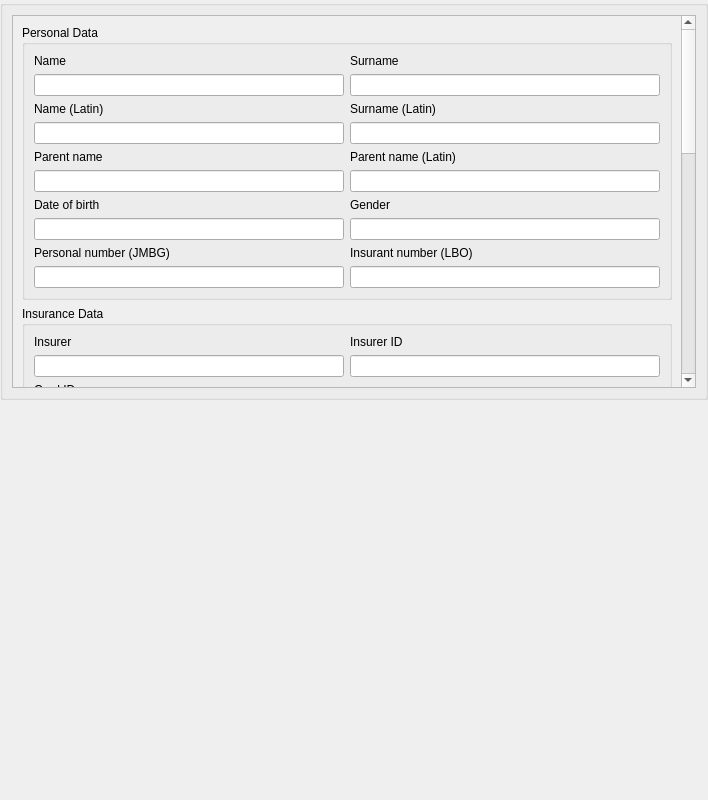
<?xml version="1.0" encoding="UTF-8"?>
<ui version="4.0">
 <class>Health</class>
 <widget class="QWidget" name="Health">
  <property name="geometry">
   <rect>
    <x>0</x>
    <y>0</y>
    <width>708</width>
    <height>800</height>
   </rect>
  </property>
  <property name="windowTitle">
   <string>Form</string>
  </property>
  <layout class="QVBoxLayout" name="verticalLayout">
   <property name="leftMargin"><number>0</number></property>
   <property name="topMargin"><number>0</number></property>
   <property name="rightMargin"><number>0</number></property>
   <property name="bottomMargin"><number>0</number></property>
   <item>
    <widget class="CollapsibleSection" name="healthCardSection">
     <property name="sizePolicy">
      <sizepolicy hsizetype="Preferred" vsizetype="Expanding">
       <horstretch>0</horstretch>
       <verstretch>0</verstretch>
      </sizepolicy>
     </property>
     <layout class="QVBoxLayout" name="verticalLayout_main">
      <item>
       <widget class="QScrollArea" name="scrollArea">
        <property name="widgetResizable">
         <bool>true</bool>
        </property>
        <widget class="QWidget" name="scrollAreaWidgetContents">
         <layout class="QVBoxLayout" name="scrollLayout">
          <!-- Personal Data Section -->
          <item>
           <widget class="CollapsibleSection" name="personalSection">
            <property name="title">
             <string>Personal Data</string>
            </property>
            <layout class="QVBoxLayout" name="personalLayout">
             <item>
              <layout class="QHBoxLayout" name="nameRow">
               <item>
                <layout class="QVBoxLayout" name="givenNameCol">
                 <item>
                  <widget class="QLabel" name="givenNameLabel">
                   <property name="text">
                    <string>Name</string>
                   </property>
                  </widget>
                 </item>
                 <item>
                  <widget class="QLineEdit" name="givenNameLineEdit">
                   <property name="readOnly">
                    <bool>true</bool>
                   </property>
                  </widget>
                 </item>
                </layout>
               </item>
               <item>
                <layout class="QVBoxLayout" name="familyNameCol">
                 <item>
                  <widget class="QLabel" name="familyNameLabel">
                   <property name="text">
                    <string>Surname</string>
                   </property>
                  </widget>
                 </item>
                 <item>
                  <widget class="QLineEdit" name="familyNameLineEdit">
                   <property name="readOnly">
                    <bool>true</bool>
                   </property>
                  </widget>
                 </item>
                </layout>
               </item>
              </layout>
             </item>
             <item>
              <layout class="QHBoxLayout" name="nameLatRow">
               <item>
                <layout class="QVBoxLayout" name="givenNameLatCol">
                 <item>
                  <widget class="QLabel" name="givenNameLatLabel">
                   <property name="text">
                    <string>Name (Latin)</string>
                   </property>
                  </widget>
                 </item>
                 <item>
                  <widget class="QLineEdit" name="givenNameLatLineEdit">
                   <property name="readOnly">
                    <bool>true</bool>
                   </property>
                  </widget>
                 </item>
                </layout>
               </item>
               <item>
                <layout class="QVBoxLayout" name="familyNameLatCol">
                 <item>
                  <widget class="QLabel" name="familyNameLatLabel">
                   <property name="text">
                    <string>Surname (Latin)</string>
                   </property>
                  </widget>
                 </item>
                 <item>
                  <widget class="QLineEdit" name="familyNameLatLineEdit">
                   <property name="readOnly">
                    <bool>true</bool>
                   </property>
                  </widget>
                 </item>
                </layout>
               </item>
              </layout>
             </item>
             <item>
              <layout class="QHBoxLayout" name="parentRow">
               <item>
                <layout class="QVBoxLayout" name="parentNameCol">
                 <item>
                  <widget class="QLabel" name="parentNameLabel">
                   <property name="text">
                    <string>Parent name</string>
                   </property>
                  </widget>
                 </item>
                 <item>
                  <widget class="QLineEdit" name="parentNameLineEdit">
                   <property name="readOnly">
                    <bool>true</bool>
                   </property>
                  </widget>
                 </item>
                </layout>
               </item>
               <item>
                <layout class="QVBoxLayout" name="parentNameLatCol">
                 <item>
                  <widget class="QLabel" name="parentNameLatLabel">
                   <property name="text">
                    <string>Parent name (Latin)</string>
                   </property>
                  </widget>
                 </item>
                 <item>
                  <widget class="QLineEdit" name="parentNameLatLineEdit">
                   <property name="readOnly">
                    <bool>true</bool>
                   </property>
                  </widget>
                 </item>
                </layout>
               </item>
              </layout>
             </item>
             <item>
              <layout class="QHBoxLayout" name="dobGenderRow">
               <item>
                <layout class="QVBoxLayout" name="dobCol">
                 <item>
                  <widget class="QLabel" name="dobLabel">
                   <property name="text">
                    <string>Date of birth</string>
                   </property>
                  </widget>
                 </item>
                 <item>
                  <widget class="QLineEdit" name="dobLineEdit">
                   <property name="readOnly">
                    <bool>true</bool>
                   </property>
                  </widget>
                 </item>
                </layout>
               </item>
               <item>
                <layout class="QVBoxLayout" name="genderCol">
                 <item>
                  <widget class="QLabel" name="genderLabel">
                   <property name="text">
                    <string>Gender</string>
                   </property>
                  </widget>
                 </item>
                 <item>
                  <widget class="QLineEdit" name="genderLineEdit">
                   <property name="readOnly">
                    <bool>true</bool>
                   </property>
                  </widget>
                 </item>
                </layout>
               </item>
              </layout>
             </item>
             <item>
              <layout class="QHBoxLayout" name="jmbgLboRow">
               <item>
                <layout class="QVBoxLayout" name="jmbgCol">
                 <item>
                  <widget class="QLabel" name="jmbgLabel">
                   <property name="text">
                    <string>Personal number (JMBG)</string>
                   </property>
                  </widget>
                 </item>
                 <item>
                  <widget class="QLineEdit" name="jmbgLineEdit">
                   <property name="readOnly">
                    <bool>true</bool>
                   </property>
                  </widget>
                 </item>
                </layout>
               </item>
               <item>
                <layout class="QVBoxLayout" name="lboCol">
                 <item>
                  <widget class="QLabel" name="lboLabel">
                   <property name="text">
                    <string>Insurant number (LBO)</string>
                   </property>
                  </widget>
                 </item>
                 <item>
                  <widget class="QLineEdit" name="lboLineEdit">
                   <property name="readOnly">
                    <bool>true</bool>
                   </property>
                  </widget>
                 </item>
                </layout>
               </item>
              </layout>
             </item>
            </layout>
           </widget>
          </item>
          <!-- Insurance Data Section -->
          <item>
           <widget class="CollapsibleSection" name="insuranceSection">
            <property name="title">
             <string>Insurance Data</string>
            </property>
            <layout class="QVBoxLayout" name="insuranceLayout">
             <item>
              <layout class="QHBoxLayout" name="insurerRow">
               <item>
                <layout class="QVBoxLayout" name="insurerNameCol">
                 <item>
                  <widget class="QLabel" name="insurerLabel">
                   <property name="text">
                    <string>Insurer</string>
                   </property>
                  </widget>
                 </item>
                 <item>
                  <widget class="QLineEdit" name="insurerLineEdit">
                   <property name="readOnly">
                    <bool>true</bool>
                   </property>
                  </widget>
                 </item>
                </layout>
               </item>
               <item>
                <layout class="QVBoxLayout" name="insurerIdCol">
                 <item>
                  <widget class="QLabel" name="insurerIdLabel">
                   <property name="text">
                    <string>Insurer ID</string>
                   </property>
                  </widget>
                 </item>
                 <item>
                  <widget class="QLineEdit" name="insurerIdLineEdit">
                   <property name="readOnly">
                    <bool>true</bool>
                   </property>
                  </widget>
                 </item>
                </layout>
               </item>
              </layout>
             </item>
             <item>
              <layout class="QHBoxLayout" name="cardIdRow">
               <item>
                <layout class="QVBoxLayout" name="cardIdCol">
                 <item>
                  <widget class="QLabel" name="cardIdLabel">
                   <property name="text">
                    <string>Card ID</string>
                   </property>
                  </widget>
                 </item>
                 <item>
                  <widget class="QLineEdit" name="cardIdLineEdit">
                   <property name="readOnly">
                    <bool>true</bool>
                   </property>
                  </widget>
                 </item>
                </layout>
               </item>
               <item>
                <spacer name="cardIdSpacer">
                 <property name="orientation">
                  <enum>Qt::Orientation::Horizontal</enum>
                 </property>
                 <property name="sizeHint" stdset="0">
                  <size>
                   <width>40</width>
                   <height>20</height>
                  </size>
                 </property>
                </spacer>
               </item>
              </layout>
             </item>
             <item>
              <layout class="QHBoxLayout" name="issueDatesRow">
               <item>
                <layout class="QVBoxLayout" name="issueDateCol">
                 <item>
                  <widget class="QLabel" name="issueDateLabel">
                   <property name="text">
                    <string>Issue date</string>
                   </property>
                  </widget>
                 </item>
                 <item>
                  <widget class="QLineEdit" name="issueDateLineEdit">
                   <property name="readOnly">
                    <bool>true</bool>
                   </property>
                  </widget>
                 </item>
                </layout>
               </item>
               <item>
                <layout class="QVBoxLayout" name="expiryCol">
                 <item>
                  <widget class="QLabel" name="expiryLabel">
                   <property name="text">
                    <string>Expiry date</string>
                   </property>
                  </widget>
                 </item>
                 <item>
                  <widget class="QLineEdit" name="expiryLineEdit">
                   <property name="readOnly">
                    <bool>true</bool>
                   </property>
                  </widget>
                 </item>
                </layout>
               </item>
              </layout>
             </item>
             <item>
              <layout class="QHBoxLayout" name="validityRow">
               <item>
                <layout class="QVBoxLayout" name="validUntilCol">
                 <item>
                  <widget class="QLabel" name="validUntilLabel">
                   <property name="text">
                    <string>Valid until</string>
                   </property>
                  </widget>
                 </item>
                 <item>
                  <widget class="QLineEdit" name="validUntilLineEdit">
                   <property name="readOnly">
                    <bool>true</bool>
                   </property>
                  </widget>
                 </item>
                </layout>
               </item>
               <item>
                <layout class="QVBoxLayout" name="permanentCol">
                 <item>
                  <widget class="QLabel" name="permanentLabel">
                   <property name="text">
                    <string>Permanently valid</string>
                   </property>
                  </widget>
                 </item>
                 <item>
                  <widget class="QLineEdit" name="permanentLineEdit">
                   <property name="readOnly">
                    <bool>true</bool>
                   </property>
                  </widget>
                 </item>
                </layout>
               </item>
              </layout>
             </item>
             <item>
              <layout class="QHBoxLayout" name="insuranceBasisRow">
               <item>
                <layout class="QVBoxLayout" name="insuranceBasisCol">
                 <item>
                  <widget class="QLabel" name="insuranceBasisLabel">
                   <property name="text">
                    <string>Insurance basis</string>
                   </property>
                  </widget>
                 </item>
                 <item>
                  <widget class="QLineEdit" name="insuranceBasisLineEdit">
                   <property name="readOnly">
                    <bool>true</bool>
                   </property>
                  </widget>
                 </item>
                </layout>
               </item>
               <item>
                <layout class="QVBoxLayout" name="insuranceDescCol">
                 <item>
                  <widget class="QLabel" name="insuranceDescLabel">
                   <property name="text">
                    <string>Insurance description</string>
                   </property>
                  </widget>
                 </item>
                 <item>
                  <widget class="QLineEdit" name="insuranceDescLineEdit">
                   <property name="readOnly">
                    <bool>true</bool>
                   </property>
                  </widget>
                 </item>
                </layout>
               </item>
              </layout>
             </item>
             <item>
              <layout class="QHBoxLayout" name="insuranceStartRow">
               <item>
                <layout class="QVBoxLayout" name="insuranceStartCol">
                 <item>
                  <widget class="QLabel" name="insuranceStartLabel">
                   <property name="text">
                    <string>Insurance start</string>
                   </property>
                  </widget>
                 </item>
                 <item>
                  <widget class="QLineEdit" name="insuranceStartLineEdit">
                   <property name="readOnly">
                    <bool>true</bool>
                   </property>
                  </widget>
                 </item>
                </layout>
               </item>
               <item>
                <spacer name="insuranceStartSpacer">
                 <property name="orientation">
                  <enum>Qt::Orientation::Horizontal</enum>
                 </property>
                 <property name="sizeHint" stdset="0">
                  <size>
                   <width>40</width>
                   <height>20</height>
                  </size>
                 </property>
                </spacer>
               </item>
              </layout>
             </item>
            </layout>
           </widget>
          </item>
          <!-- Address Section -->
          <item>
           <widget class="CollapsibleSection" name="addressSection">
            <property name="title">
             <string>Address</string>
            </property>
            <layout class="QVBoxLayout" name="addressLayout">
             <item>
              <layout class="QHBoxLayout" name="streetRow">
               <item>
                <layout class="QVBoxLayout" name="streetCol">
                 <item>
                  <widget class="QLabel" name="streetLabel">
                   <property name="text">
                    <string>Street</string>
                   </property>
                  </widget>
                 </item>
                 <item>
                  <widget class="QLineEdit" name="streetLineEdit">
                   <property name="readOnly">
                    <bool>true</bool>
                   </property>
                  </widget>
                 </item>
                </layout>
               </item>
               <item>
                <layout class="QVBoxLayout" name="addressNumberCol">
                 <item>
                  <widget class="QLabel" name="addressNumberLabel">
                   <property name="text">
                    <string>Number</string>
                   </property>
                  </widget>
                 </item>
                 <item>
                  <widget class="QLineEdit" name="addressNumberLineEdit">
                   <property name="readOnly">
                    <bool>true</bool>
                   </property>
                  </widget>
                 </item>
                </layout>
               </item>
               <item>
                <layout class="QVBoxLayout" name="apartmentCol">
                 <item>
                  <widget class="QLabel" name="apartmentLabel">
                   <property name="text">
                    <string>Apartment</string>
                   </property>
                  </widget>
                 </item>
                 <item>
                  <widget class="QLineEdit" name="apartmentLineEdit">
                   <property name="readOnly">
                    <bool>true</bool>
                   </property>
                  </widget>
                 </item>
                </layout>
               </item>
              </layout>
             </item>
             <item>
              <layout class="QHBoxLayout" name="placeMunRow">
               <item>
                <layout class="QVBoxLayout" name="placeCol">
                 <item>
                  <widget class="QLabel" name="placeLabel">
                   <property name="text">
                    <string>Place</string>
                   </property>
                  </widget>
                 </item>
                 <item>
                  <widget class="QLineEdit" name="placeLineEdit">
                   <property name="readOnly">
                    <bool>true</bool>
                   </property>
                  </widget>
                 </item>
                </layout>
               </item>
               <item>
                <layout class="QVBoxLayout" name="municipalityCol">
                 <item>
                  <widget class="QLabel" name="municipalityLabel">
                   <property name="text">
                    <string>Municipality</string>
                   </property>
                  </widget>
                 </item>
                 <item>
                  <widget class="QLineEdit" name="municipalityLineEdit">
                   <property name="readOnly">
                    <bool>true</bool>
                   </property>
                  </widget>
                 </item>
                </layout>
               </item>
               <item>
                <layout class="QVBoxLayout" name="countryCol">
                 <item>
                  <widget class="QLabel" name="countryLabel">
                   <property name="text">
                    <string>Country</string>
                   </property>
                  </widget>
                 </item>
                 <item>
                  <widget class="QLineEdit" name="countryLineEdit">
                   <property name="readOnly">
                    <bool>true</bool>
                   </property>
                  </widget>
                 </item>
                </layout>
               </item>
              </layout>
             </item>
            </layout>
           </widget>
          </item>
          <!-- Insurance Carrier Section -->
          <item>
           <widget class="CollapsibleSection" name="carrierSection">
            <property name="title">
             <string>Insurance Carrier Data</string>
            </property>
            <layout class="QVBoxLayout" name="carrierLayout">
             <item>
              <layout class="QHBoxLayout" name="carrierNameRow">
               <item>
                <layout class="QVBoxLayout" name="carrierGivenNameCol">
                 <item>
                  <widget class="QLabel" name="carrierGivenNameLabel">
                   <property name="text">
                    <string>Carrier name</string>
                   </property>
                  </widget>
                 </item>
                 <item>
                  <widget class="QLineEdit" name="carrierGivenNameLineEdit">
                   <property name="readOnly">
                    <bool>true</bool>
                   </property>
                  </widget>
                 </item>
                </layout>
               </item>
               <item>
                <layout class="QVBoxLayout" name="carrierFamilyNameCol">
                 <item>
                  <widget class="QLabel" name="carrierFamilyNameLabel">
                   <property name="text">
                    <string>Carrier surname</string>
                   </property>
                  </widget>
                 </item>
                 <item>
                  <widget class="QLineEdit" name="carrierFamilyNameLineEdit">
                   <property name="readOnly">
                    <bool>true</bool>
                   </property>
                  </widget>
                 </item>
                </layout>
               </item>
              </layout>
             </item>
             <item>
              <layout class="QHBoxLayout" name="carrierRelRow">
               <item>
                <layout class="QVBoxLayout" name="carrierRelCol">
                 <item>
                  <widget class="QLabel" name="carrierRelLabel">
                   <property name="text">
                    <string>Relationship</string>
                   </property>
                  </widget>
                 </item>
                 <item>
                  <widget class="QLineEdit" name="carrierRelLineEdit">
                   <property name="readOnly">
                    <bool>true</bool>
                   </property>
                  </widget>
                 </item>
                </layout>
               </item>
               <item>
                <layout class="QVBoxLayout" name="carrierIdCol">
                 <item>
                  <widget class="QLabel" name="carrierIdLabel">
                   <property name="text">
                    <string>Carrier ID</string>
                   </property>
                  </widget>
                 </item>
                 <item>
                  <widget class="QLineEdit" name="carrierIdLineEdit">
                   <property name="readOnly">
                    <bool>true</bool>
                   </property>
                  </widget>
                 </item>
                </layout>
               </item>
               <item>
                <layout class="QVBoxLayout" name="carrierLboCol">
                 <item>
                  <widget class="QLabel" name="carrierLboLabel">
                   <property name="text">
                    <string>Carrier LBO</string>
                   </property>
                  </widget>
                 </item>
                 <item>
                  <widget class="QLineEdit" name="carrierLboLineEdit">
                   <property name="readOnly">
                    <bool>true</bool>
                   </property>
                  </widget>
                 </item>
                </layout>
               </item>
              </layout>
             </item>
            </layout>
           </widget>
          </item>
          <!-- Employer / Taxpayer Section -->
          <item>
           <widget class="CollapsibleSection" name="taxpayerSection">
            <property name="title">
             <string>Employer / Taxpayer</string>
            </property>
            <layout class="QVBoxLayout" name="taxpayerLayout">
             <item>
              <layout class="QHBoxLayout" name="taxpayerNameRow">
               <item>
                <layout class="QVBoxLayout" name="taxpayerNameCol">
                 <item>
                  <widget class="QLabel" name="taxpayerNameLabel">
                   <property name="text">
                    <string>Employer name</string>
                   </property>
                  </widget>
                 </item>
                 <item>
                  <widget class="QLineEdit" name="taxpayerNameLineEdit">
                   <property name="readOnly">
                    <bool>true</bool>
                   </property>
                  </widget>
                 </item>
                </layout>
               </item>
               <item>
                <layout class="QVBoxLayout" name="taxpayerIdCol">
                 <item>
                  <widget class="QLabel" name="taxpayerIdLabel">
                   <property name="text">
                    <string>Employer ID (PIB)</string>
                   </property>
                  </widget>
                 </item>
                 <item>
                  <widget class="QLineEdit" name="taxpayerIdLineEdit">
                   <property name="readOnly">
                    <bool>true</bool>
                   </property>
                  </widget>
                 </item>
                </layout>
               </item>
              </layout>
             </item>
             <item>
              <layout class="QHBoxLayout" name="taxpayerResRow">
               <item>
                <layout class="QVBoxLayout" name="taxpayerResCol">
                 <item>
                  <widget class="QLabel" name="taxpayerResLabel">
                   <property name="text">
                    <string>Employer residence</string>
                   </property>
                  </widget>
                 </item>
                 <item>
                  <widget class="QLineEdit" name="taxpayerResLineEdit">
                   <property name="readOnly">
                    <bool>true</bool>
                   </property>
                  </widget>
                 </item>
                </layout>
               </item>
               <item>
                <layout class="QVBoxLayout" name="taxpayerActCol">
                 <item>
                  <widget class="QLabel" name="taxpayerActLabel">
                   <property name="text">
                    <string>Activity code</string>
                   </property>
                  </widget>
                 </item>
                 <item>
                  <widget class="QLineEdit" name="taxpayerActLineEdit">
                   <property name="readOnly">
                    <bool>true</bool>
                   </property>
                  </widget>
                 </item>
                </layout>
               </item>
              </layout>
             </item>
            </layout>
           </widget>
          </item>
          <item>
           <spacer name="verticalSpacer_outer">
            <property name="orientation">
             <enum>Qt::Orientation::Vertical</enum>
            </property>
            <property name="sizeHint" stdset="0">
             <size>
              <width>20</width>
              <height>40</height>
             </size>
            </property>
           </spacer>
          </item>
         </layout>
        </widget>
       </widget>
      </item>
     </layout>
    </widget>
   </item>
   <item>
    <spacer name="verticalSpacer_outer2">
     <property name="orientation">
      <enum>Qt::Orientation::Vertical</enum>
     </property>
     <property name="sizeHint" stdset="0">
      <size>
       <width>20</width>
       <height>0</height>
      </size>
     </property>
    </spacer>
   </item>
  </layout>
 </widget>
 <customwidgets>
  <customwidget>
   <class>CollapsibleSection</class>
   <extends>QGroupBox</extends>
   <header>utils/collapsiblesection.h</header>
  </customwidget>
 </customwidgets>
 <resources>
  <include location="../../resources/librecelik.qrc"/>
 </resources>
 <connections/>
</ui>
